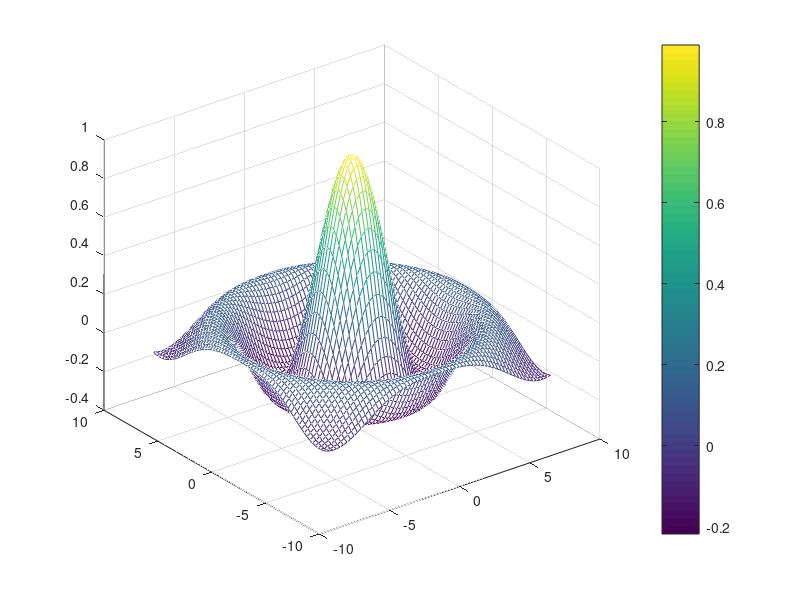
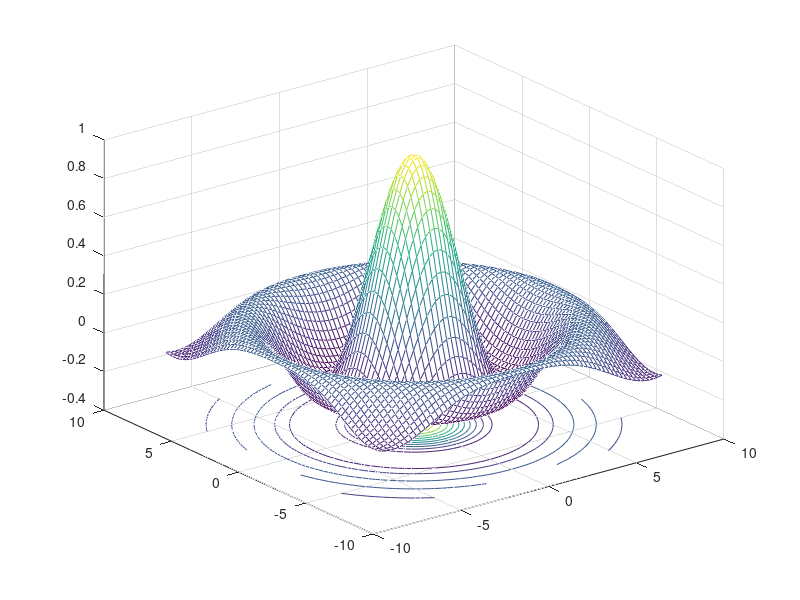
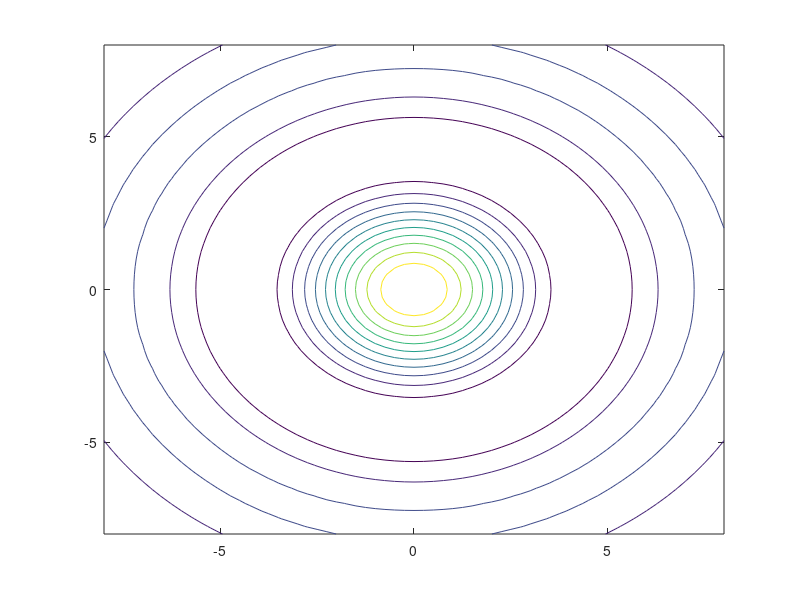

The MATLAB source for these figures, in order:
[X,Y] = meshgrid(-8:0.25:8);
R = sqrt(X.^2 + Y.^2);
Z = sin(R)./R;

figure('Name','mesh')
mesh(X,Y,Z)
colorbar

figure('Name','meshc')
meshc(X,Y,Z)

figure('Name','contour')
contour(X,Y,Z)
